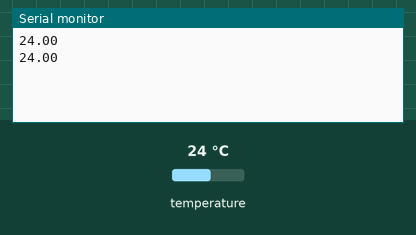
This sketch was run on a simulated Arduino Uno, built with avr-gcc and run on an emulated ATmega328P. Shown: the last lines printed to the serial monitor. The inputs (shaded band) are chosen by the test bench; at power-on: temperature 24 °C.

Above: at 7.3 s.
7.4 s: temperature set to 12 °C
At 12.7 s:
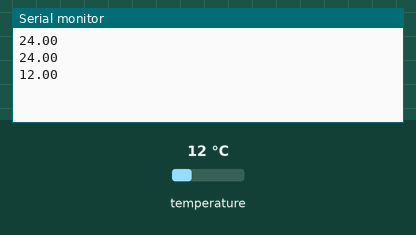
14.1 s: temperature set to 19 °C
At 19.4 s:
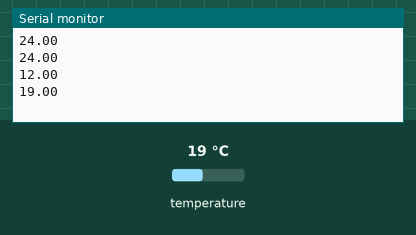
Timing chart, 0 to 20.9 s (numbered marks = the images above; inputs shaded):
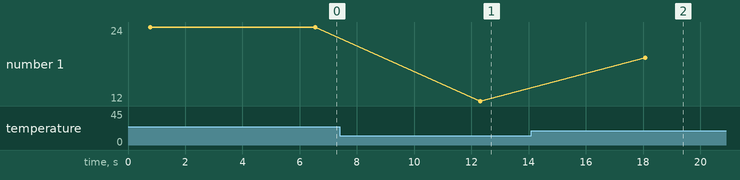

Measured:
- after the input at 7.4 s, the serial monitor: prints a new line after 4.9 s (image 1)
- after the input at 14.1 s, the serial monitor: prints a new line after 4.0 s (image 2)
- plotted number 1: 24 → 12 after the input at 7.4 s, 12 → 19 after the input at 14.1 s

The sketch:

cooling_amp_ds18b20.ino
```cpp
#include <OneWire.h>
#include <DallasTemperature.h>

//Data wire is connected to the Arduino digital pin 4
#define ONE_WIRE_BUS 2
// Setup a oneWire instance to communicate with any OneWire devices
OneWire oneWire(ONE_WIRE_BUS);
// Pass our oneWire reference to Dallas Temperature sensor
DallasTemperature sensors(&oneWire);


void setup() {
Serial.begin(9600);
sensors.begin();
}

void loop() {
sensors.requestTemperatures();
Serial.println(sensors.getTempCByIndex(0));
delay(5000);

}
```
